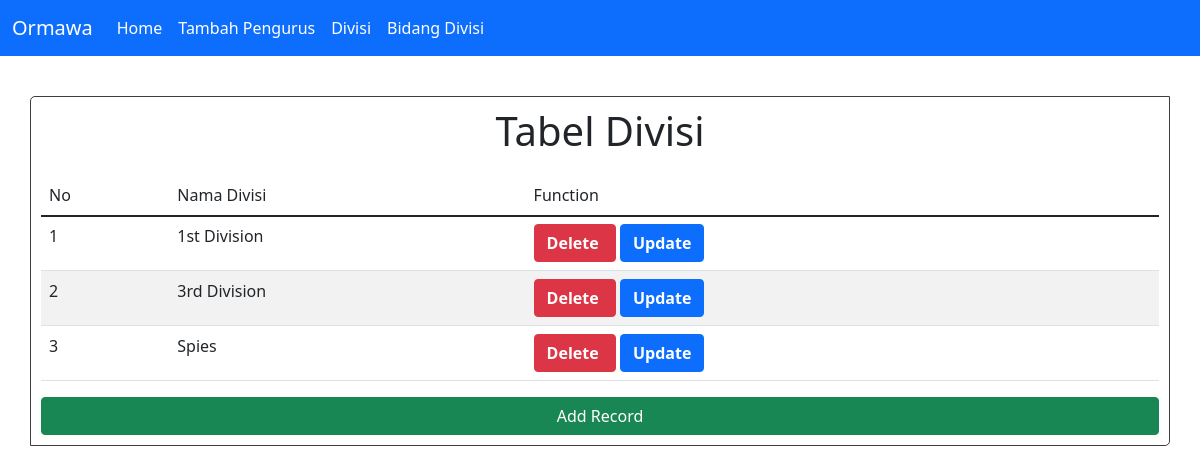
The app's page /divisi.php with its own data.
### tables this page shows
CREATE TABLE `divisi`  (
  `id_divisi` bigint NOT NULL AUTO_INCREMENT,
  `nama_divisi` varchar(255) NOT NULL,
  PRIMARY KEY (`id_divisi`) USING BTREE
);

### conf.php (called while the page is built)
<?php
$db_host = "localhost";
$db_user = "root";
$db_pass = "";
$db_name = "db_tp2";
?>

### includes/DB.class.php (called while the page is built, shortened)
<?php
class DB
{
    var $db_host = "";
    var $db_user = "";
    var $db_pass = "";
    var $db_name = "";
    var $db_link = "";
    var $result = 0;
    function DB($db_host = '', $db_user = '', $db_pass = '', $db_name = '')
    {
        $this->db_host = $db_host;
        $this->db_user = $db_user;
        $this->db_pass = $db_pass;
        $this->db_name = $db_name;
    }
    function open()
    {
        $this->db_link = mysqli_connect($this->db_host, $this->db_user, $this->db_pass, $this->db_name);
    }
    function execute($query = "")
    {
        $this->result = mysqli_query($this->db_link, $query);
        return $this->result;
    }
    function getResult()
    {
        return mysqli_fetch_array($this->result);
    }
}
?>

### includes/Divisi.class.php (called while the page is built, shortened)
<?php
class Divisi extends DB
{
    function getDivisi()
    {
        $query = "SELECT * FROM divisi";
        return $this->execute($query);
    }
}
?>

### divisi.php (the view, shortened to what this page needs)
<?php
include("conf.php");
include("includes/DB.class.php");
include("includes/Divisi.class.php");
$divisi = new Divisi($db_host, $db_user, $db_pass, $db_name);
$divisi->open();
$data = null;
$no = 1;
$divisi->getDivisi();
while(list($id_divisi, $nama_divisi) = $divisi->getResult()){
    $data .= "<tr>
    <td>". $no ." </td>
    <td>". $nama_divisi."</td>
    <td><button class='btn btn-danger' name='hapus'><a href='divisi.php?delete_key_divisi=$id_divisi' style='color: white; font-weight: bold; text-decoration: none'>Delete</a>&nbsp</button>
    <button class='btn btn-primary' ><a href='form_divisi.php?update_key_divisi=$id_divisi' style='color: white; font-weight: bold; text-decoration: none'>Update</a></button>
    </tr>";
    $no++;
}

### records on screen
divisi: nama_divisi "1st Division"
divisi: nama_divisi "3rd Division"
divisi: nama_divisi "Spies"

### other values on screen
$this->content "Ormawa Home Tambah Pengurus Divisi Bidang Divisi Tabel Divisi No Nama Divisi Function Add Record"
